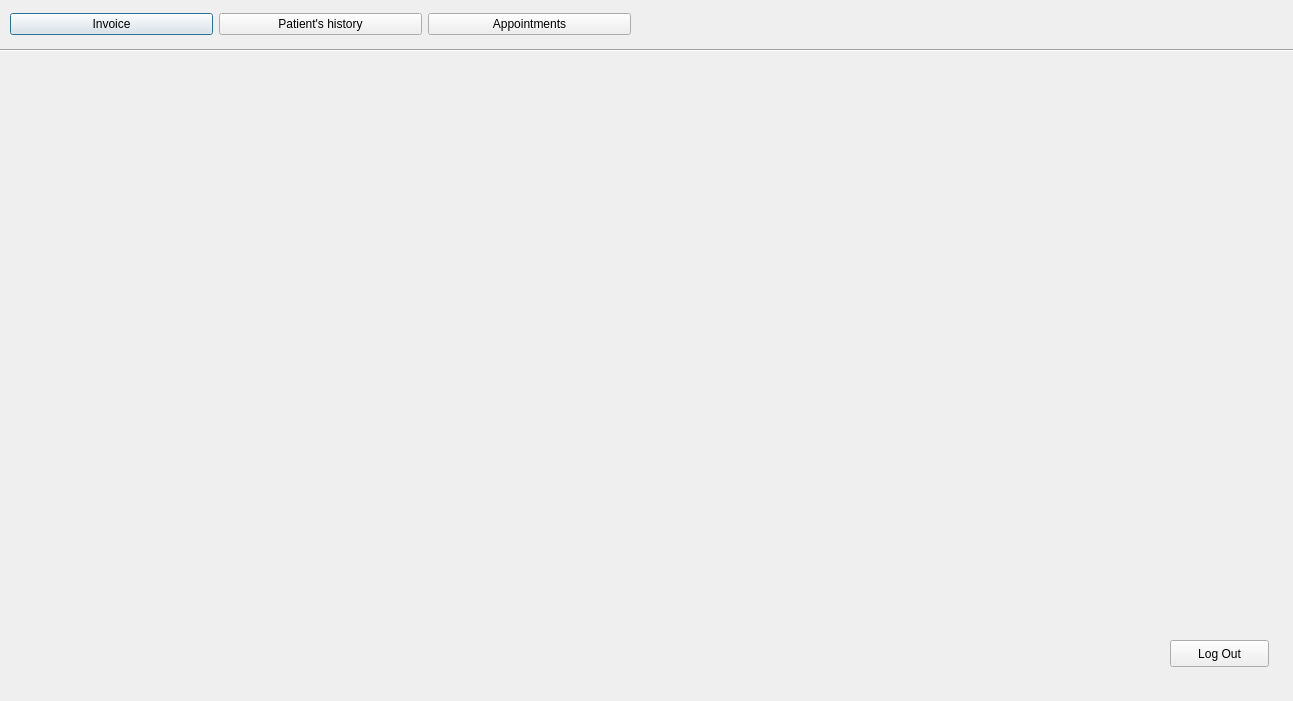
<?xml version="1.0" encoding="UTF-8"?>
<ui version="4.0">
 <class>Navigation_Cashier</class>
 <widget class="QDialog" name="Navigation_Cashier">
  <property name="geometry">
   <rect>
    <x>0</x>
    <y>0</y>
    <width>1293</width>
    <height>701</height>
   </rect>
  </property>
  <property name="windowTitle">
   <string>Cashier</string>
  </property>
  <widget class="QWidget" name="layoutWidget">
   <property name="geometry">
    <rect>
     <x>10</x>
     <y>4</y>
     <width>621</width>
     <height>41</height>
    </rect>
   </property>
   <layout class="QHBoxLayout" name="horizontalLayout">
    <item>
     <widget class="QPushButton" name="pushButton_6">
      <property name="text">
       <string>Invoice</string>
      </property>
     </widget>
    </item>
    <item>
     <widget class="QPushButton" name="pushButton_7">
      <property name="text">
       <string>Patient's history</string>
      </property>
     </widget>
    </item>
    <item>
     <widget class="QPushButton" name="pushButton_2">
      <property name="text">
       <string>Appointments</string>
      </property>
     </widget>
    </item>
   </layout>
  </widget>
  <widget class="Line" name="line">
   <property name="geometry">
    <rect>
     <x>0</x>
     <y>40</y>
     <width>1501</width>
     <height>20</height>
    </rect>
   </property>
   <property name="orientation">
    <enum>Qt::Horizontal</enum>
   </property>
  </widget>
  <widget class="QPushButton" name="pushButton">
   <property name="geometry">
    <rect>
     <x>1170</x>
     <y>640</y>
     <width>99</width>
     <height>27</height>
    </rect>
   </property>
   <property name="text">
    <string>Log Out</string>
   </property>
  </widget>
 </widget>
 <resources/>
 <connections/>
</ui>
